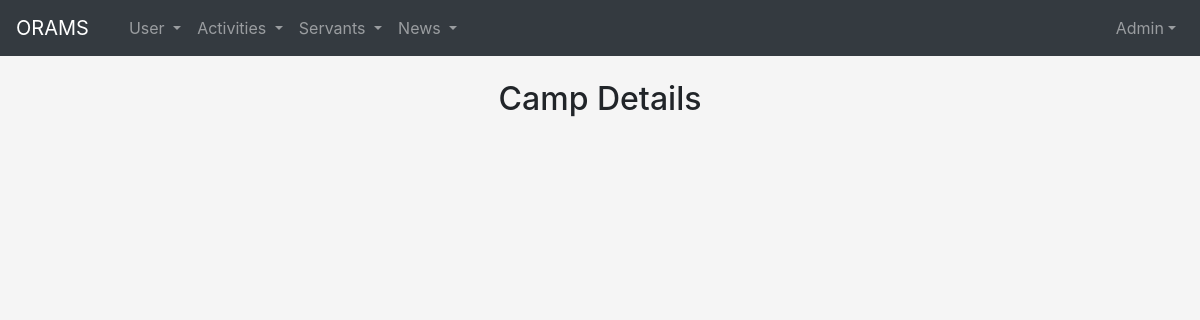
/useradmin/camp_view, run on an earlier commit of the app's database.
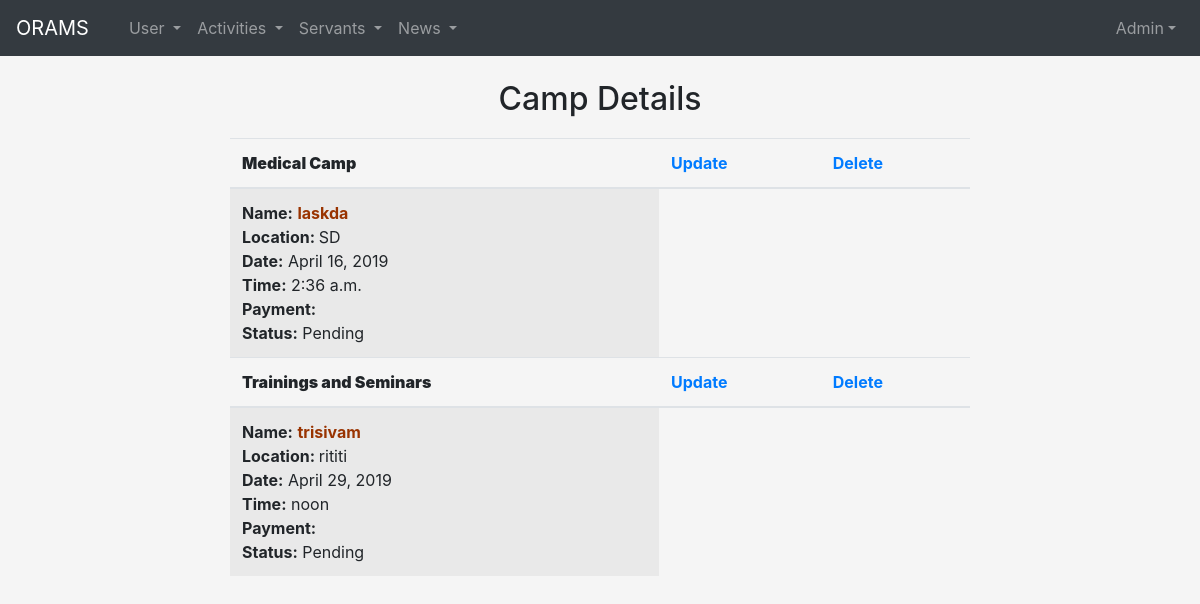
And on a later commit of the database.
### useradmin/models.py (models this page shows, shortened)
class CampRegistration(models.Model):
    category_name = models.ForeignKey(ActivityCategory, on_delete=models.CASCADE)
    name = models.CharField(max_length=200)
    conduct_date = models.DateField(auto_now=False, auto_now_add=False)
    time = models.TimeField(default=timezone.now)
    location = models.TextField()
    payment = models.CharField(max_length=25, choices=PAYMENT_CHOICES)
    file = models.FileField(upload_to='campfiles/', blank=True)
    status = models.CharField(max_length=25, default='pending')

class ActivityCategory(models.Model):
    category_name = models.CharField(max_length=100)
    def __str__(self):
        return self.category_name

### useradmin/views.py (the view)
# urls.py: path('camp_view', CampListView.as_view(), name='camp_view'),
class CampListView(generic.ListView):
    template_name = 'useradmin/campview.html'
    context_object_name = 'camp_list'
    def get_queryset(self):
        return CampRegistration.objects.all()

### useradmin/templates/useradmin/campview.html (shortened to what this page needs)
{% extends 'useradmin/base.html' %}
{% load crispy_forms_tags %}
{% block body %}
{% block content%}<h2><center>Camp Details</center> </h2>{% endblock %}
<div class="main">
        <div class="container-fluid" style="width:800px; margin:20px auto;"   >
                <div class="col-sm-4 col-md-5 col-lg-12">
                    <div class="panel panel-default">
                        <div class="panel-body">
                           <table  class="table table-striped">
                                {% for camp in camp_list %}
                               <thead><th> <b>{{ camp.category_name }}</b><br></th>
                               <th><a href="#">Update</a></th><th><a href="#"> Delete</a></th></thead>
                                   <tr>
                                       <td><strong>Name:</strong> <b style="color: #993300"> {{ camp.name }}</b><br>
                                   <strong> Location: </strong> {{ camp.location }}<br>
                                  <strong>Date:</strong>  {{ camp.conduct_date }}<br>
                                   <strong>Time:</strong>  {{ camp.time }}<br>
                                    <strong>Payment:</strong>  {{ camp.payment }}<br>
                                    <strong> Status:</strong> {{ camp.status }}<br></td>
                                   </tr>
                                {% endfor %}
                            </table>
                        </div>
                    </div>
                </div>
        </div>
    </div>
{% endblock %}

What changed in the data, as far as the page shows it:
added CampRegistration: category_name "Medical Camp", name "laskda", location "SD", conduct_date "April 16, 2019", time "2:36 a.m.", status "Pending"
added CampRegistration: category_name "Trainings and Seminars", name "trisivam", location "rititi", conduct_date "April 29, 2019", time "noon", status "Pending"
